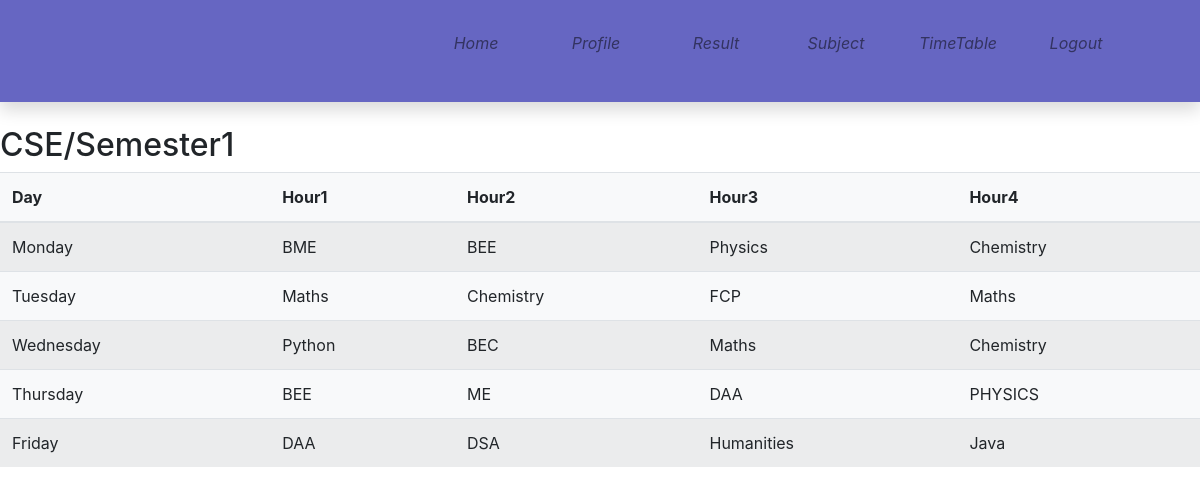
/view/viewtimetable.php (signed in), run on the app's committed database.
### tables this page shows
CREATE TABLE `student` (
  `Sid` int(11) NOT NULL,
  `RegisterNo` int(11) NOT NULL,
  `Name` varchar(20) NOT NULL,
  `Mobile` bigint(20) NOT NULL,
  `Department` varchar(20) NOT NULL,
  `Course` varchar(20) NOT NULL,
  `Email` varchar(30) NOT NULL,
  `SemesterNo` int(11) NOT NULL,
  `Year` int(11) NOT NULL,
  `Username` varchar(20) NOT NULL,
  `Password` varchar(20) NOT NULL
);

CREATE TABLE `timetable` (
  `Timetableid` int(11) NOT NULL,
  `Day` varchar(20) NOT NULL,
  `Department` varchar(20) NOT NULL,
  `Adminid` int(11) NOT NULL,
  `SemesterNo` varchar(20) NOT NULL,
  `Hour1` varchar(20) NOT NULL,
  `Hour2` varchar(20) NOT NULL,
  `Hour3` varchar(20) NOT NULL,
  `Hour4` varchar(20) NOT NULL
);

### model/MyModel.php (called while the page is built, shortened)
<?php
	class MyModel
	{
		function getdepartment($id)
		{
			include '../config/connection.php';
			$sql="SELECT * FROM student where Sid='".$id."'";
			$result=mysqli_query($conn,$sql);
			return $result;
		}
		function studenttimetable($dept,$sem)
		{
			include '../config/connection.php';
			$sql="SELECT * FROM timetable where Department='".$dept."' AND SemesterNo='".$sem."'";
			$result=mysqli_query($conn,$sql);
			return $result;
		}
	}
?>

### controller/MyController.php (called while the page is built, shortened)
<?php
	class MyController
	{
		function Getdept($id)
		{
			include '../model/MyModel.php';
			$mod=new MyModel();
			$result=$mod->getdepartment($id);
			return $result;
		}
		function Studenttimetable($dept,$sem)
		{
			$m=new MyModel();
			$r=$m->studenttimetable($dept,$sem);
			return $r;
		}
	}
?>

### view/viewtimetable.php (the view, shortened to what this page needs)
<!doctype html>
 <html>
		<head>
			<link rel ="stylesheet" href="css/bootstrap.min.css">
			<link rel ="stylesheet" href="css/style.css">
		</head>
		<body>
		<div>
			<div class="container-fliud">
				<nav class="navbar navbar-expand navbar-light topbar mb-4 static-top shadow bg-gradient-primary">
					<ul class="navbar-nav ml-auto pr-5 p-hide">
						<li class="nav-item ">
							  <a class="nav-link " href="studenthome.php">
								<i class="fas fa-home"><p> Home</p></i>
							  </a>
						</li>
						<li class="nav-item ">
							  <a class="nav-link " href="studentprofile.php">
								<i class="fas fa-home"><p>Profile</p></i>
							  </a>
						</li>
						<li class="nav-item ">
							  <a class="nav-link " href="studentresult.php">
								<i class="fas fa-home"><p>Result</p></i>
							  </a>
						</li>
						<li class="nav-item ">
							  <a class="nav-link " href="studentsubject.php">
								<i class="fas fa-home"><p>Subject</p></i>
							  </a>
						</li>
						<li class="nav-item ">
							  <a class="nav-link " href="viewtimetable.php">
								<i class="fas fa-home"><p>TimeTable</p></i>
							  </a>
						</li>
						<li class="nav-item ">
							  <a class="nav-link " href="login.php">
								<i class="fas fa-home"><p> Logout</p></i>
							  </a>
						</li>
					</ul>
				</nav>
			</div>
				<?php
										include '../controller/MyController.php';
										$obj=new MyController();
										$result=$obj->Getdept($_SESSION['id']);
										while($row=mysqli_fetch_assoc($result))
										{
											$dep=$row['Department'];
											$sem=$row['SemesterNo'];
										}
						?>
						<h2><?php echo $dep?>/Semester<?php echo $sem?></h2>
							<table class="table table-striped card-text bg-light">
								<thead>
									<tr>
										<th>Day</th>
										<th>Hour1</th>
										<th>Hour2</th>
										<th>Hour3</th>
										<th>Hour4</th>
									</tr>
								</thead>
								<tbody>
										<?php
											$res=$obj->Studenttimetable($dep,$sem);
											while($row1=mysqli_fetch_assoc($res))
											{
											?>
											<tr>
											<form>
												<td scope="row"><?php echo $row1['Day'];?></td>
												<td scope="row"><?php echo $row1['Hour1'];?></td>
												<td scope="row"><?php echo $row1['Hour2'];?></td>
												<td scope="row"><?php echo $row1['Hour3'];?></td>
												<td scope="row"><?php echo $row1['Hour4'];?></td>
											</form>
											</tr>
											<?php
												}
											?>
									</tbody>
							</table>
				</div>
		</body>
</html>

### view/css/style.css (style rules this page uses)
* { margin:0px; padding:0px; }
.navbar { text-align:center; background-color:rgba(0, 0, 153,0.6); }
.navbar ul { float:right; display:inline-flex; list-style-type:none; }
.navbar ul li { width:120px; padding:15px; }
.navbar ul li a { text-decoration:none; color:white; }

### data on the page
student: Department "CSE", SemesterNo "1"
timetable: Day "Monday", Hour1 "BME", Hour2 "BEE", Hour3 "Physics", Hour4 "Chemistry"
timetable: Day "Tuesday", Hour1 "Maths", Hour2 "Chemistry", Hour3 "FCP", Hour4 "Maths"
timetable: Day "Wednesday", Hour1 "Python", Hour2 "BEC", Hour3 "Maths", Hour4 "Chemistry"
timetable: Day "Thursday", Hour1 "BEE", Hour2 "ME", Hour3 "DAA", Hour4 "PHYSICS"
timetable: Day "Friday", Hour1 "DAA", Hour2 "DSA", Hour3 "Humanities", Hour4 "Java"
